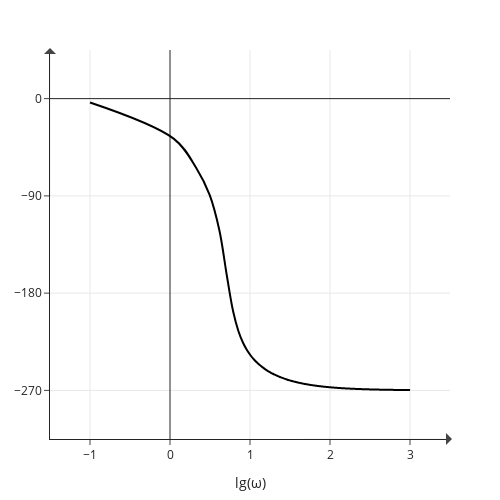

Here is the notebook cell this chart was saved with:
### Code cell
W = np.linspace(-10, 1000, 1001)
WS = ws(W)
argWS = np.arctan2(WS.imag, WS.real) * 180 / np.pi
argWS[argWS > 0] -= 360

fig = go.Figure()
fig.add_trace(
    go.Scatter(
        x=np.log10(W), y=argWS, name="Lm", line_shape='spline',
        # mode='lines+markers',
        line=dict(color='black')
        )
    )

fig.update_layout(
    # title='ЛАЧХ',  
    autosize=False,
    width=500, height=500,
    margin=dict(l=50, r=50, b=50, t=50),
    template='simple_white',
    xaxis_title=r'lg(ω)',
    # yaxis_title=r'$d, r \text{ (solar radius)}$'
    )

fig.update_yaxes(tick0=0, dtick=90)

fig.update_xaxes(zeroline=True)
fig.update_yaxes(zeroline=True)

fig.update_xaxes(showgrid=True)
fig.update_yaxes(showgrid=True)

fig.update_yaxes(range=[-270-45, 0+45])
fig.update_xaxes(range=[-1.5, 3.5])

fig.add_annotation(
    x=3.5, y=-270-45,
    text="",
    ax=-150, ay=0,
    xshift=2,
    yshift=0,
    showarrow=True,
    arrowsize=20,
    arrowwidth=0.1,
    arrowhead=1
    )

fig.add_annotation(
    x=-1.5, y=0+45,
    text="",
    ax=0, ay=150,
    xshift=0,
    yshift=2,
    showarrow=True,
    arrowsize=20,
    arrowwidth=0.1,
    arrowhead=1
    )

fig.show()

### Figure 1 — Plotly figure (JSON) as saved in the notebook; plotly's stock layout.template omitted (floating-point values rounded to 4 significant figures; data arrays with more than 128 entries replaced by an {"elided": "..."} marker saying what was removed)
{"data": [{"line": {"color": "black", "shape": "spline"}, "name": "Lm", "type": "scatter", "x": {"elided": "1001 float values"}, "y": {"elided": "1001 float values"}}], "layout": {"annotations": [{"arrowhead": 1, "arrowsize": 20, "arrowwidth": 0.1, "ax": -150, "ay": 0, "showarrow": true, "text": "", "x": 3.5, "xshift": 2, "y": -315, "yshift": 0}, {"arrowhead": 1, "arrowsize": 20, "arrowwidth": 0.1, "ax": 0, "ay": 150, "showarrow": true, "text": "", "x": -1.5, "xshift": 0, "y": 45, "yshift": 2}], "autosize": false, "height": 500, "margin": {"b": 50, "l": 50, "r": 50, "t": 50}, "width": 500, "xaxis": {"range": [-1.5, 3.5], "showgrid": true, "title": {"text": "lg(ω)"}, "zeroline": true}, "yaxis": {"dtick": 90, "range": [-315, 45], "showgrid": true, "tick0": 0, "zeroline": true}}}
